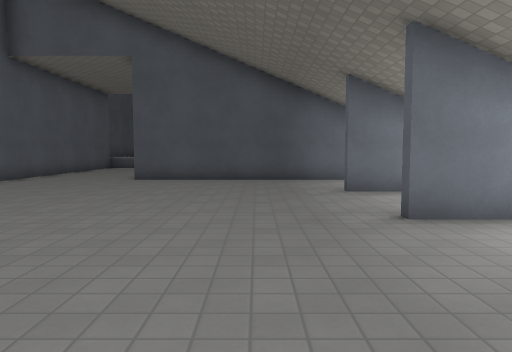
view 1 (above)

13 first-person views from a walk through a level from a Godot 3-D game. The camera is 1.3 m above the floor, tilts 4° down and sees 70° across. The floor is counted in squares, 1.44 m on a side. Each view is taken from the middle of a square. On the plan, view 1 faces up. The plan holds only what a view shows up to about 13 squares ahead; the rest is blank. The place goes on beyond the plan. Surface patterns are stand-ins for the level's own textures.

view 2
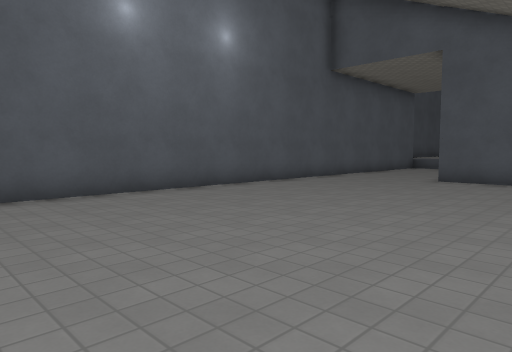

view 3
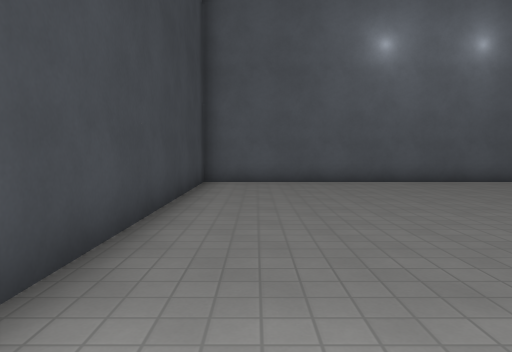

view 4
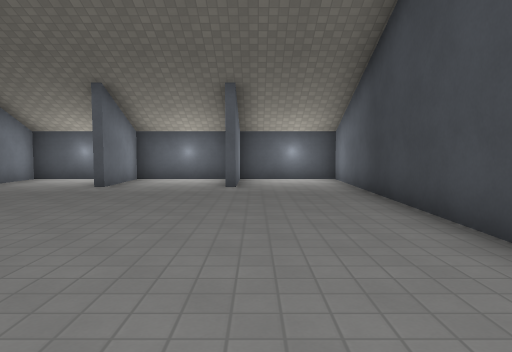

view 5
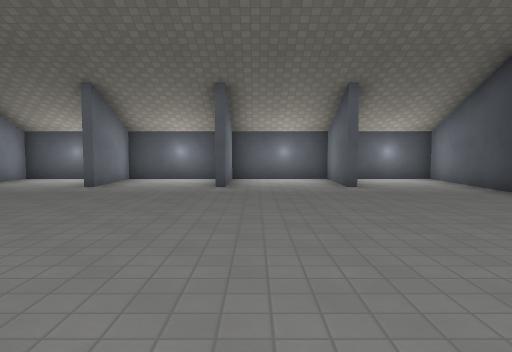

view 6
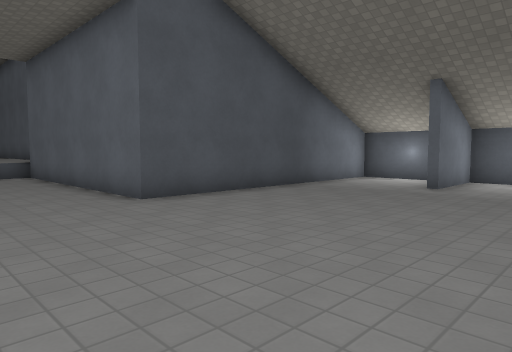

view 7
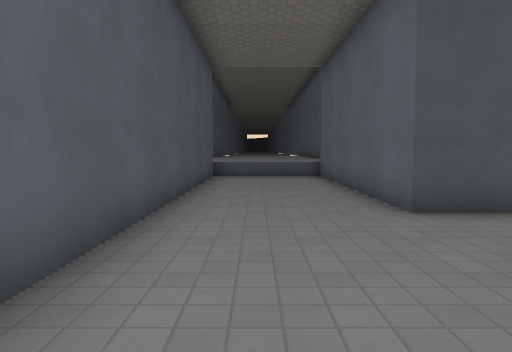

view 8
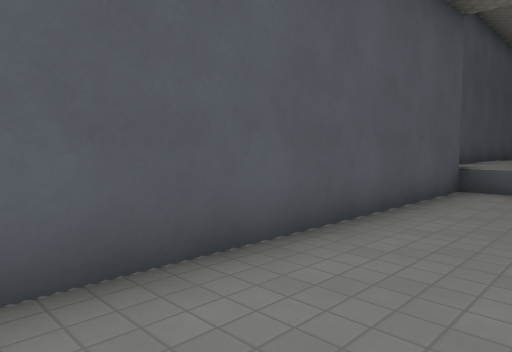

view 9
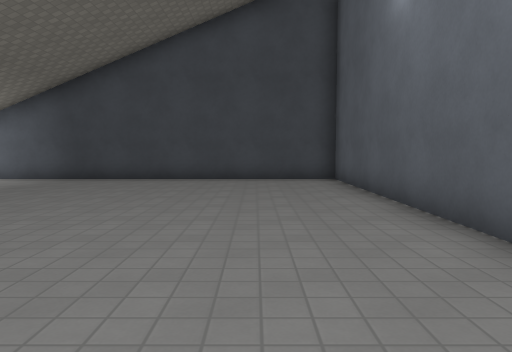

view 10
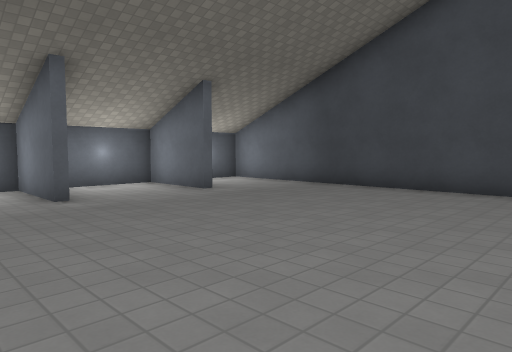

view 11
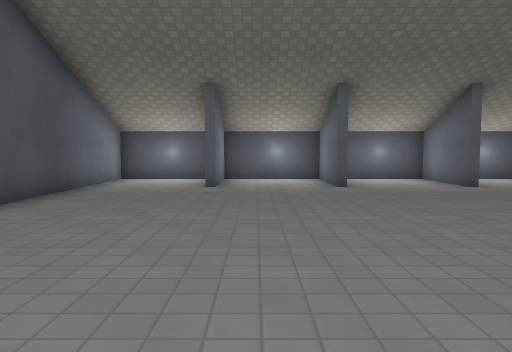

view 12
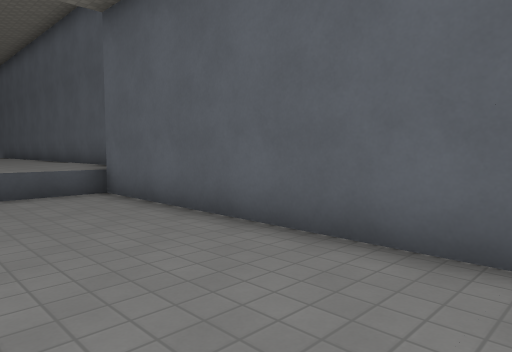

view 13
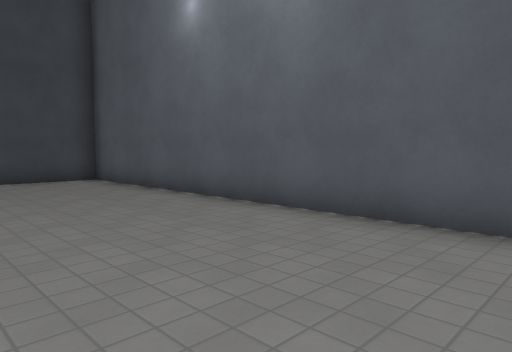

### Floor plan
Key: @ floor where view 1 was taken; # wall or solid block; . floor; ^ raised ledge.
Columns run from 8 left of view 1 to 5 right of it. Each row starts with its distance up from view 1.
 21 ^^ ^^^
 20 ^^ ^^^
 19 #^^^^
 18 #...#
 17 #...#
 16 #...#
 15 #...#
 14 #...#
 13 #...#
 12 #...##
 11 #....#########
 10 #............#
  9 #............#
  8 #..........###
  7 #............#
  6 #............#
  5 #..........###
  4 #............#
  3 #............#
  2 #..........###
  1 #............#
  0 #.......@....#
 -1 #............#
 -2 ##############

Positions as (right, up) in squares from view 1, and headings:
1: (0, 0), facing up
2: (0, 0), facing up-left
3: (3, 0), facing left
4: (-7, 1), facing right
5: (-7, 4), facing right
6: (-7, 5), facing up-right
7: (-6, 6), facing up
8: (-5, 10), facing up-left
9: (-5, 10), facing down
10: (-5, 7), facing down-right
11: (-7, 7), facing right
12: (-7, 11), facing up-right
13: (-3, 10), facing down-left
